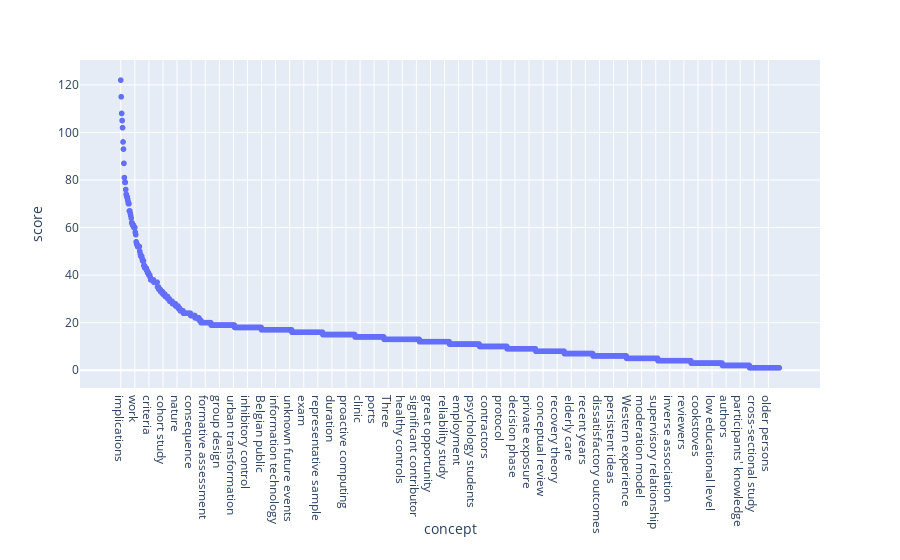

Notebook code cell kept with this figure:
### Code cell
px.scatter(df_by_year.query("year==2015"), x="concept", y="score")

### Figure 1 — Plotly figure (JSON) as saved in the notebook; plotly's stock layout.template omitted (floating-point values rounded to 4 significant figures; data arrays with more than 128 entries replaced by an {"elided": "..."} marker saying what was removed)
{"data": [{"hoverlabel": {"namelength": 0}, "hovertemplate": "concept=%{x}<br>score=%{y}", "legendgroup": "", "marker": {"color": "#636efa", "symbol": "circle"}, "mode": "markers", "name": "", "showlegend": false, "type": "scattergl", "uid": "71e335d0-083f-4bea-8841-9845f382a247", "x": {"elided": "1451 str values"}, "xaxis": "x", "y": {"elided": "1451 int values"}, "yaxis": "y"}], "layout": {"autosize": true, "grid": {"xaxes": ["x"], "xgap": 0.1, "xside": "bottom", "yaxes": ["y"], "ygap": 0.1, "yside": "left"}, "legend": {"tracegroupgap": 0}, "margin": {"t": 60}, "xaxis": {"autorange": true, "range": [-91.79, 1542.0], "title": {"text": "concept"}, "type": "category"}, "yaxis": {"autorange": true, "range": [-7.491, 130.5], "title": {"text": "score"}, "type": "linear"}}}
